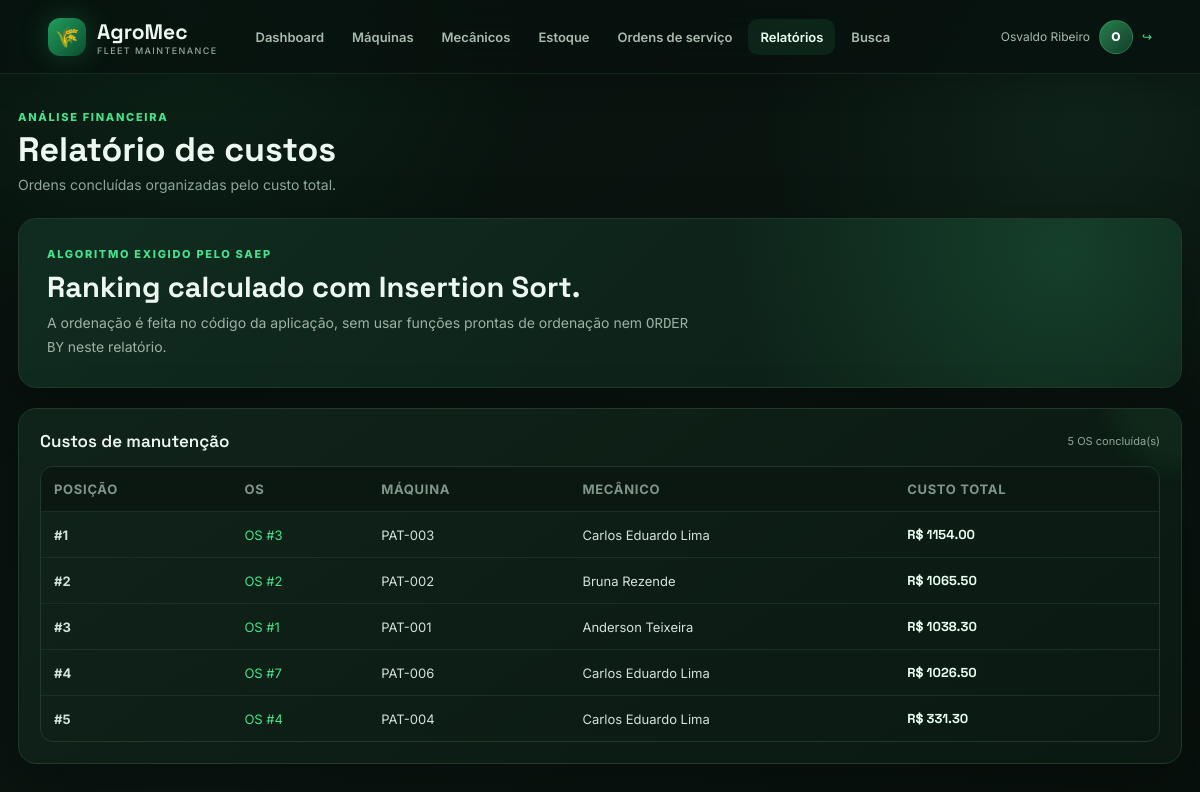
Screenshot of /relatorio (signed in) with the database file from the repository.
### tables this page shows
CREATE TABLE ordens_servico (id INTEGER PRIMARY KEY AUTOINCREMENT, maquina_id INTEGER NOT NULL, mecanico_id INTEGER NOT NULL, tipo TEXT NOT NULL CHECK(tipo IN ('Preventiva','Corretiva')), descricao TEXT NOT NULL, data_abertura TEXT NOT NULL, data_conclusao TEXT, horas_trabalhadas REAL CHECK(horas_trabalhadas IS NULL OR horas_trabalhadas>0), status TEXT NOT NULL DEFAULT 'Aberta' CHECK(status IN ('Aberta','Em andamento','Concluída','Cancelada')), FOREIGN KEY(maquina_id) REFERENCES maquinas(id), FOREIGN KEY(mecanico_id) REFERENCES mecanicos(id));

CREATE TABLE maquinas (id INTEGER PRIMARY KEY AUTOINCREMENT, patrimonio TEXT NOT NULL UNIQUE, tipo TEXT NOT NULL, modelo TEXT NOT NULL, ano INTEGER NOT NULL CHECK(ano>=1900), horimetro_atual REAL NOT NULL DEFAULT 0 CHECK(horimetro_atual>=0), horimetro_ultima_preventiva REAL NOT NULL DEFAULT 0 CHECK(horimetro_ultima_preventiva>=0), status TEXT NOT NULL DEFAULT 'Ativa' CHECK(status IN ('Ativa','Em manutenção')));

CREATE TABLE mecanicos (id INTEGER PRIMARY KEY AUTOINCREMENT, nome TEXT NOT NULL, especialidade TEXT NOT NULL, ativo INTEGER NOT NULL DEFAULT 1 CHECK(ativo IN (0,1)));

### src/app.py (the view)
@app.get('/relatorio')
@auth
def relatorio():
 rows=q("SELECT os.*,m.patrimonio,m.modelo,mc.nome mecanico,COALESCE(os.horas_trabalhadas,0)*85+COALESCE((SELECT SUM(i.quantidade*i.valor_unitario) FROM itens_os i WHERE i.os_id=os.id),0) custo FROM ordens_servico os JOIN maquinas m ON m.id=os.maquina_id JOIN mecanicos mc ON mc.id=os.mecanico_id WHERE os.status='Concluída'");return render_template('relatorio.html',ordens=insertion_sort([dict(x) for x in rows]))

### src/app.py (called while the page is built)
def db():
 c=sqlite3.connect(DB); c.row_factory=sqlite3.Row; c.execute('PRAGMA foreign_keys=ON'); return c

def q(sql,p=(),one=False):
 c=db()
 try:
  r=c.execute(sql,p); out=r.fetchone() if one else r.fetchall(); c.commit(); return out
 finally:c.close()

def auth(f):
 @wraps(f)
 def w(*a,**k):
  if 'user_id' not in session:return redirect(url_for('login'))
  return f(*a,**k)
 return w

def insertion_sort(a):
 a=a[:]
 for i in range(1,len(a)):
  key=a[i];j=i-1
  while j>=0 and a[j]['custo']<key['custo']:a[j+1]=a[j];j-=1
  a[j+1]=key
 return a

### templates/relatorio.html
{% extends 'base.html' %}{% block title %}Relatório · AgroMec{% endblock %}{% block content %}<div class="page-head"><div><div class="eyebrow">Análise financeira</div><h1>Relatório de custos</h1><p>Ordens concluídas organizadas pelo custo total.</p></div></div><div class="hero"><div class="eyebrow">Algoritmo exigido pelo SAEP</div><h2>Ranking calculado com Insertion Sort.</h2><p>A ordenação é feita no código da aplicação, sem usar funções prontas de ordenação nem <code>ORDER BY</code> neste relatório.</p></div><div class="card"><div class="section-title"><h2>Custos de manutenção</h2><span>{{ordens|length}} OS concluída(s)</span></div><div class="table-wrap"><table><thead><tr><th>Posição</th><th>OS</th><th>Máquina</th><th>Mecânico</th><th>Custo total</th></tr></thead><tbody>{% for o in ordens %}<tr><td><b>#{{loop.index}}</b></td><td><a href="/os/{{o.id}}">OS #{{o.id}}</a></td><td>{{o.patrimonio}}</td><td>{{o.mecanico}}</td><td class="cost">R$ {{'%.2f'|format(o.custo)}}</td></tr>{% else %}<tr><td colspan="5" class="empty">Ainda não existem OS concluídas.</td></tr>{% endfor %}</tbody></table></div></div>{% endblock %}

### static/style.css (style rules this page uses)
:root { --bg:#07110d;--bg2:#0b1712;--panel:#0e1d16;--panel2:#12261c;--line:#20392b;--text:#edf8f1;--muted:#91a79a;--green:#43e28b;--green2:#20b86b;--amber:#f4b740;--red:#ff6675;--blue:#62a9ff;--shadow:0 20px 60px rgba(0,0,0,.28) }
* { box-sizing:border-box }
html { scroll-behavior:smooth }
body { margin:0;min-height:100vh;font-family:Inter,Arial,sans-serif;color:var(--text);background:radial-gradient(circle at 15% 0%,rgba(44,160,93,.13),transparent 28%),radial-gradient(circle at 90% 15%,rgba(72,196,137,.08),transparent 24%),linear-gradient(145deg,var(--bg),#0a1510 55%,#07100c);overflow-x:hidden }
body:before { content:"";position:fixed;inset:0;pointer-events:none;opacity:.35;background-image:linear-gradient(rgba(255,255,255,.018) 1px,transparent 1px),linear-gradient(90deg,rgba(255,255,255,.018) 1px,transparent 1px);background-size:42px 42px;mask-image:linear-gradient(to bottom,#000,transparent 85%) }
a { color:var(--green);text-decoration:none;transition:.2s }
.page-head { display:flex;justify-content:space-between;align-items:flex-end;gap:20px;margin-bottom:25px }
.eyebrow { font-size:11px;text-transform:uppercase;letter-spacing:1.7px;color:var(--green);font-weight:800;margin-bottom:7px }
.page-head h1 { font-family:'Space Grotesk';font-size:34px;line-height:1.1;margin:0 }
.page-head p { margin:8px 0 0;color:var(--muted);font-size:14px }
.card,.stat,.hero { position:relative;background:linear-gradient(145deg,rgba(17,36,27,.94),rgba(11,25,18,.94));border:1px solid var(--line);border-radius:18px;box-shadow:var(--shadow);overflow:hidden }
.card { padding:21px;margin:16px 0;animation:rise .45s ease both }
.card:after { content:"";position:absolute;width:140px;height:140px;right:-70px;top:-80px;background:rgba(67,226,139,.06);filter:blur(12px);border-radius:50%;pointer-events:none }
.hero { padding:28px;margin-bottom:20px;background:radial-gradient(circle at 90% 20%,rgba(67,226,139,.16),transparent 32%),linear-gradient(135deg,#102c20,#0c1d15) }
.hero h2 { font:700 29px 'Space Grotesk';margin:0 0 7px }
.hero p { color:#9db2a5;margin:0;max-width:650px;line-height:1.6;font-size:14px }
.section-title { display:flex;align-items:center;justify-content:space-between;gap:15px;margin-bottom:14px }
.section-title h2,.section-title h3 { margin:0;font:600 17px 'Space Grotesk' }
.section-title span { font-size:11px;color:var(--muted) }
.table-wrap { overflow:auto;border:1px solid #20392b;border-radius:13px }
.table-wrap table { min-width:720px }
table { width:100%;border-collapse:collapse }
th { background:#0b1812;color:#7f9789;text-transform:uppercase;letter-spacing:.7px;font-size:10px }
th,td { padding:14px 13px;border-bottom:1px solid #1b3025;text-align:left;font-size:13px }
td { color:#d5e2da }
tr:last-child td { border-bottom:0 }
tbody tr { transition:.18s }
.cost { font-family:'Space Grotesk';font-weight:700;color:#e9fff1 }

### rows the page displays
ordens_servico: id "3", patrimonio "PAT-003", mecanico "Carlos Eduardo Lima", custo "1154.00"
ordens_servico: id "2", patrimonio "PAT-002", mecanico "Bruna Rezende", custo "1065.50"
ordens_servico: id "1", patrimonio "PAT-001", mecanico "Anderson Teixeira", custo "1038.30"
ordens_servico: id "7", patrimonio "PAT-006", mecanico "Carlos Eduardo Lima", custo "1026.50"
ordens_servico: id "4", patrimonio "PAT-004", mecanico "Carlos Eduardo Lima", custo "331.30"

### other values shown
{{ session.nome }} "Osvaldo Ribeiro"
{{ session.nome[0] }} "O"
{{ ordens|length }} "5"
